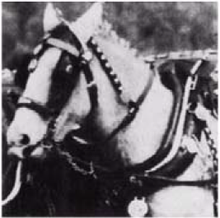
%> input picture test.PNG, 220 x 218 px, shrunk from 267 x 265 before the run
$ octave HotTopTransform.m   (GNU Octave 9; MATLAB toolbox functions it lacks are replaced by stand-ins)
%> lines starting %> are read from the running program, lines starting %| are printed output that depends on the picture
%%Hw4-1
img = imread('test.PNG');
%> img is the input picture: size 218x220x3 uint8; mean R, G, B 113.3, 109.4, 113.8
figure(1);imshow(uint8(img));
[frameHeight, frameWidth, D] = size(img);
%> frameHeight = 218; frameWidth = 220; D = 3
b=[0 1 0;1 1 1;0 1 0];
img1=imdilate(img,b);
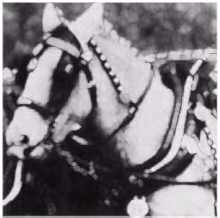
%> img1: size 218x220x3 uint8; mean R, G, B 128.3, 124.4, 128.8
%figure(2);imshow(uint8(img1));%內建膨脹
%%
%try-dilation
b=[0 1 0;1 1 1;0 1 0];
for m=2:frameWidth-1
    for l=2:frameHeight-1
        S=[];
        i=1;
        for y=1:3
            for x=1:3
                S(i)=img(l-2+x,m-2+y);
                i=i+1;
            end
        end
        img2(l,m)=max(S);
    end
end
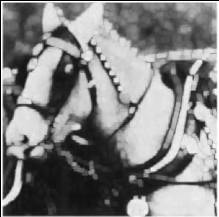
%> img2: size 217x219 double; min 0, max 255, mean 130
%> after the loop, S = [94 121 188 216 218 236 255 253 253]
figure(3);imshow(uint8(img2));%dailation
%%
%try-erosion
b=[0 1 0;1 1 1;0 1 0];
for m=2:frameWidth-1
    for l=2:frameHeight-1
        S=[];
        i=1;
        for y=1:3
            for x=1:3
                S(i)=img(l-2+x,m-2+y);
                i=i+1;
            end
        end
        img3(l,m)=min(S);
    end
end
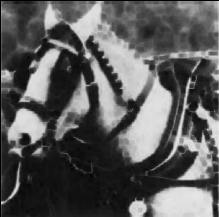
%> img3: size 217x219 double; min 0, max 236, mean 91
figure(4);imshow(uint8(img3));%erosion
%%
[Height, Width, D] = size(img2);
%> Height = 217; Width = 219; D = 1
for m=1:Width
    for l=1:Height
        img4(l,m)=img2(l,m)-img3(l,m);
    end
end
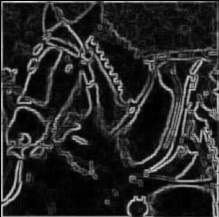
%> img4: size 217x219 double; min 0, max 228, mean 38.9
figure(5);imshow(uint8(img4));%dailation-erosion
%hw4-2
%%
%try-Top-hat
for m=2:Width-1
    for l=2:Height-1
        S=[];
        i=1;
        for y=1:3
            for x=1:3
                S(i)=img3(l-2+x,m-2+y);
                i=i+1;
            end
        end
        img2_1(l,m)=max(S);
    end
end
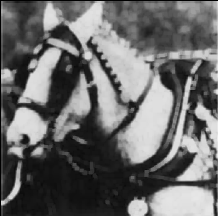
%> img2_1: size 216x218 double; min 0, max 236, mean 105.8
%> after the loop, S = [31 34 36 34 34 36 93 93 94]
figure(6);imshow(uint8(img2_1)/2);%dailation(erosion)
%> after `imshow(uint8(img2_1)/2)`:
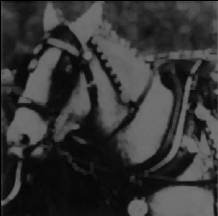
%> displayed picture: size 216x218, on the screen's scale of 0 to 255; min 0, max 118, mean 53.1
%%
[Height1, Width1, D] = size(img2_1);
%> Height1 = 216; Width1 = 218
for m=1:Width1
    for l=1:Height1
        img2_2(l,m)=img(l,m)-img2_1(l,m);
    end
end
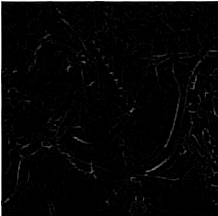
%> img2_2: size 216x218 uint8; min 0, max 255, mean 5.9
figure(7);imshow(uint8(img2_2));%ori-dailation(erosion)
